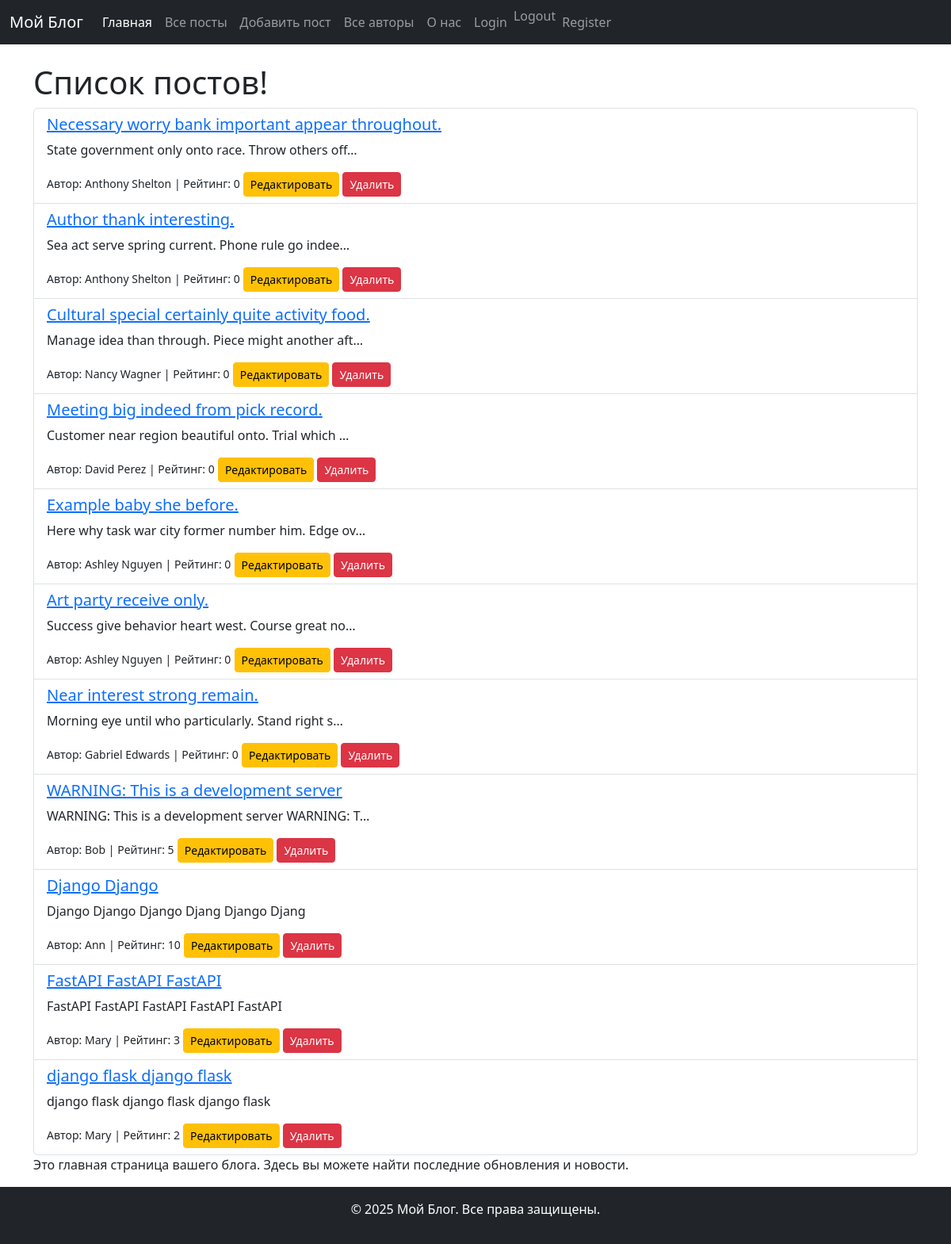
/posts/, run on the app's committed database.
### blog_app/models.py (models this page shows, shortened)
class Post(models.Model):
    title = models.CharField(max_length=100)
    content = models.TextField()
    created_at = models.DateTimeField(auto_now_add=True)
    author = models.ForeignKey('Author', on_delete=models.CASCADE, related_name='posts')
    rating = models.IntegerField(default=0)
    tags = models.ManyToManyField('Tag', related_name='posts')

class Author(models.Model):
    name = models.CharField(max_length=100)

### blog_app/views.py (the view)
# urls.py: path('posts/', PostListView.as_view(), name='post_list'),
class PostListView(ListView):
    model = Post
    template_name = 'blog_app/post_list.html'
    context_object_name = 'posts'

### blog_app/templates/blog_app/post_list.html (shortened to what this page needs)
{% extends 'blog_app/base.html' %}
{% block content %}
    <h1>Список постов!</h1>
    <ul class="list-group">
        {% for post in posts %}
            <li class="list-group-item">
                <a href="{% url 'post_detail' post.pk %}"><h5>{{ post.title }}</h5></a>
                <p> {{ post.content|truncatechars:50}}</p>
                <small>Автор: {{ post.author.name }} | Рейтинг: {{ post.rating }}</small>
                <a href="{% url 'post_edit' post.pk %}" class="btn btn-sm btn-warning">Редактировать</a>
                <a href="{% url 'post_delete' post.pk %}" class="btn btn-sm btn-danger">Удалить</a>
            </li>
        {% empty %}
            <p>Постов нет</p>
        {% endfor %}
    </ul>
    <p>Это главная страница вашего блога. Здесь вы можете найти последние обновления и новости.</p>
{% endblock %}

### blog_app/templates/blog_app/base.html (shortened to what this page needs)
<!DOCTYPE html>
<html lang="ru">
<head>
    <link href="https://cdn.jsdelivr.net/npm/bootstrap@5.3.0-alpha3/dist/css/bootstrap.min.css" rel="stylesheet">
</head>
<body>
<header>
    {% include 'blog_app/include/menu.html' %}
</header>
<main>
    <div class="container mt-4">
        {% block content %}
        {% endblock %}
    </div>
</main>
<footer class="bg-dark text-white text-center py-3">
    <p>&copy; 2025 Мой Блог. Все права защищены.</p>
</footer>
</body>
</html>

### blog_app/templates/blog_app/include/menu.html (shortened to what this page needs)
<nav class="navbar navbar-expand-lg navbar-dark bg-dark">
    <div class="container-fluid">
        <a class="navbar-brand" href="/">Мой Блог</a>
        <div class="collapse navbar-collapse" id="navbarNav">
            <ul class="navbar-nav">
                <li class="nav-item">
                    <a class="nav-link active" aria-current="page" href="{% url 'home' %}">Главная</a>
                </li>
                <li class="nav-item">
                    <a class="nav-link" href="{% url 'post_list' %}">Все посты</a>
                </li>
                <li class="nav-item">
                    <a class="nav-link" href="{% url 'post_add' %}">Добавить пост</a>
                </li>
                <li class="nav-item">
                    <a class="nav-link" href="{% url 'author_list' %}">Все авторы</a>
                </li>
                <li class="nav-item">
                    <a class="nav-link" href="{% url 'about' %}">О нас</a>
                </li>
                <li class="nav-item">
                    <a class="nav-link" href="{% url 'login' %}">Login</a>
                </li>
                <li class="nav-item">
                    <form action="{% url 'logout' %}" method="post" style="display:inline;">
                        <button type="submit" class="nav-link btn btn-link" style="padding:0; border:none; background:none;">
                            Logout
                        </button>
                    </form>
                </li>
                <li class="nav-item">
                    <a class="nav-link" href="{% url 'register' %}">Register</a>
                </li>
            </ul>
        </div>
    </div>
</nav>

### data on the page
Post: title "Necessary worry bank important appear throughout.", content "State government only onto race. Throw others off…", author.name "Anthony Shelton", rating "0"
Post: title "Author thank interesting.", content "Sea act serve spring current. Phone rule go indee…", author.name "Anthony Shelton", rating "0"
Post: title "Cultural special certainly quite activity food.", content "Manage idea than through. Piece might another aft…", author.name "Nancy Wagner", rating "0"
Post: title "Meeting big indeed from pick record.", content "Customer near region beautiful onto. Trial which …", author.name "David Perez", rating "0"
Post: title "Example baby she before.", content "Here why task war city former number him. Edge ov…", author.name "Ashley Nguyen", rating "0"
Post: title "Art party receive only.", content "Success give behavior heart west. Course great no…", author.name "Ashley Nguyen", rating "0"
Post: title "Near interest strong remain.", content "Morning eye until who particularly. Stand right s…", author.name "Gabriel Edwards", rating "0"
Post: title "WARNING: This is a development server", content "WARNING: This is a development server WARNING: T…", author.name "Bob", rating "5"
Post: title "Django Django", content "Django Django Django Djang Django Djang", author.name "Ann", rating "10"
Post: title "FastAPI FastAPI FastAPI", content "FastAPI FastAPI FastAPI FastAPI FastAPI", author.name "Mary", rating "3"
Post: title "django flask django flask", content "django flask django flask django flask", author.name "Mary", rating "2"
